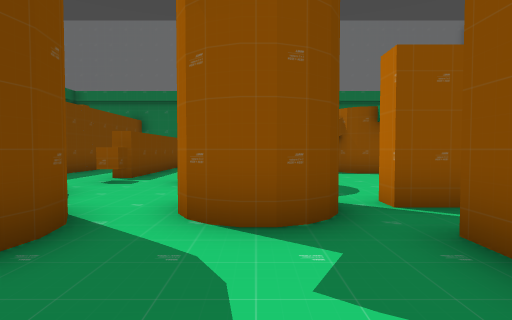
view 1 (above)

24 first-person views from a walk through a level from a Godot 3-D game. The camera is 1.5 m above the floor, tilts 2° down and sees 80° across. The floor is counted in squares, 2 m on a side. Each view is taken from the middle of a square. On the plan, view 1 faces up. The plan holds only what a view shows up to about 10 squares ahead; the rest is blank. Some surface patterns are stand-ins.

view 2
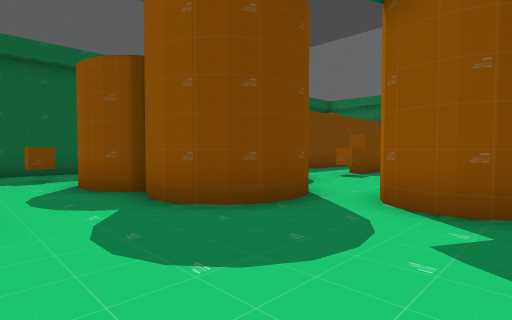

view 3
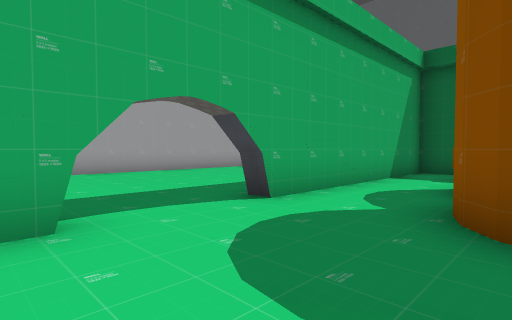

view 4
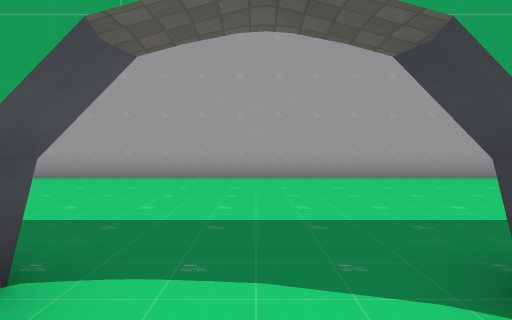

view 5
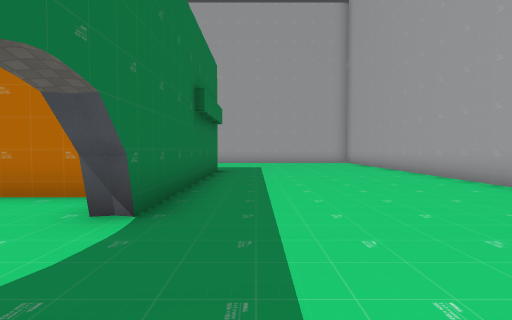

view 6
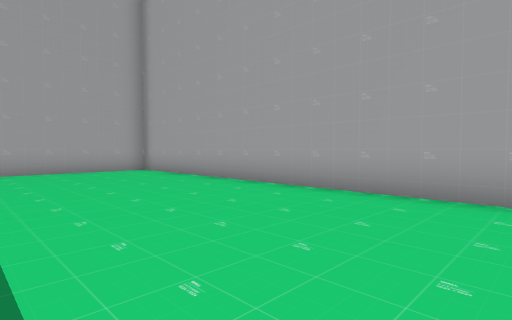

view 7
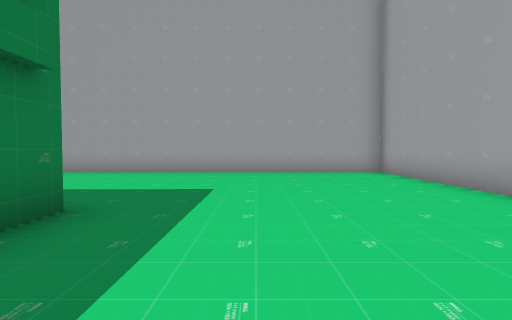

view 8
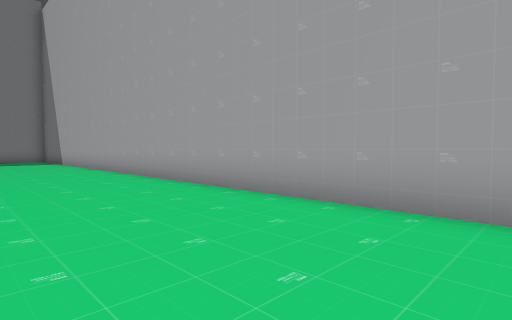

view 9
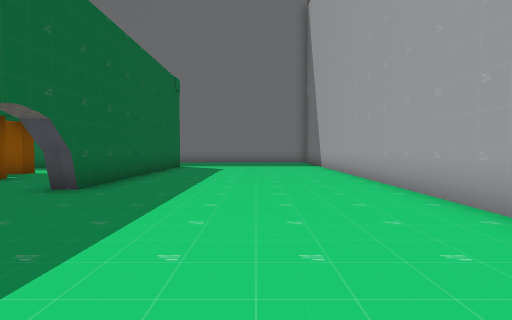

view 10
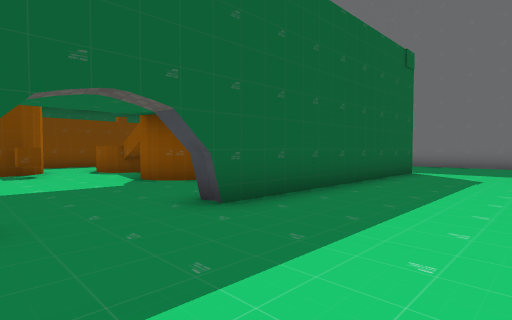

view 11
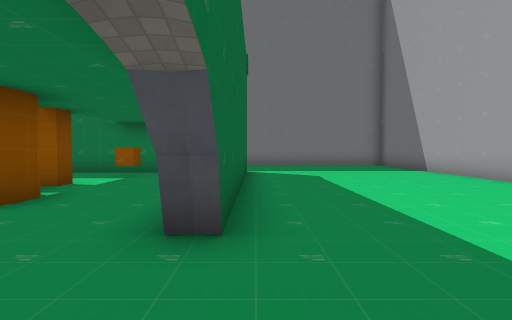

view 12
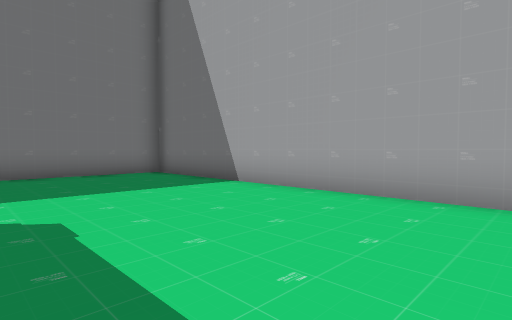

view 13
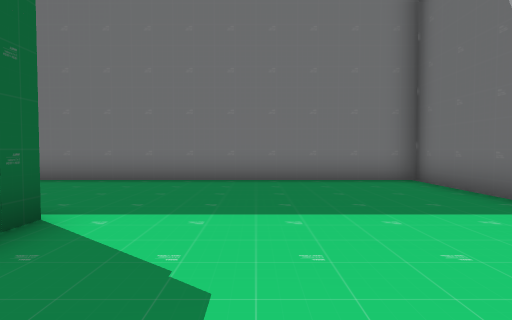

view 14
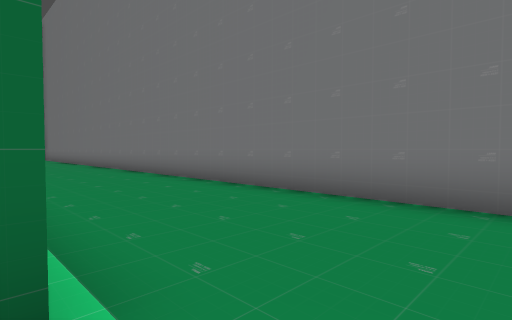

view 15
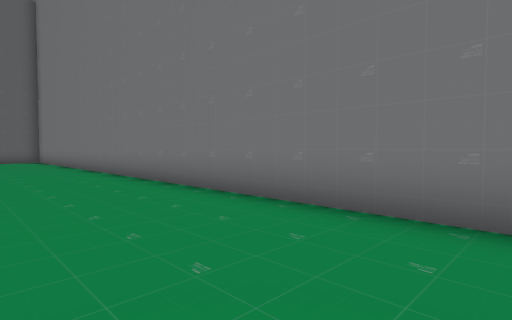

view 16
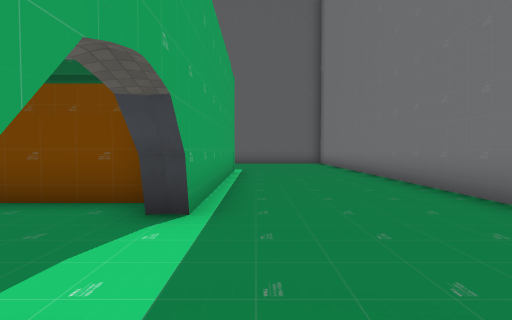

view 17
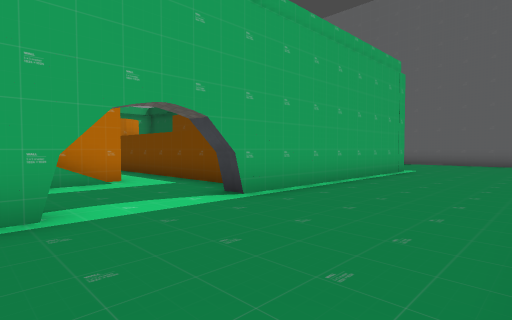

view 18
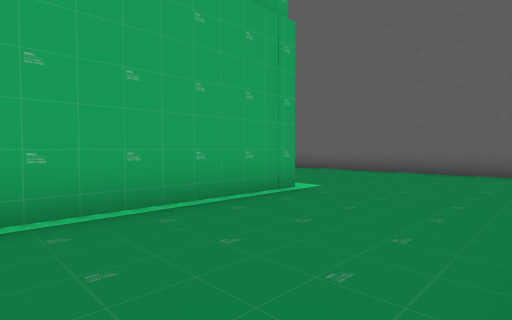

view 19
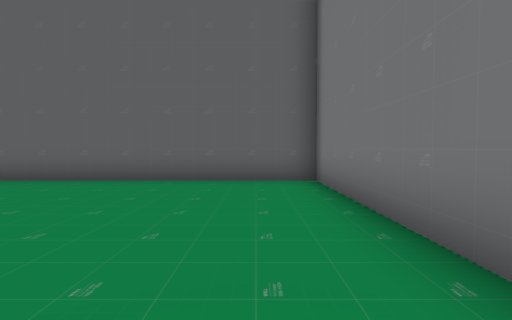

view 20
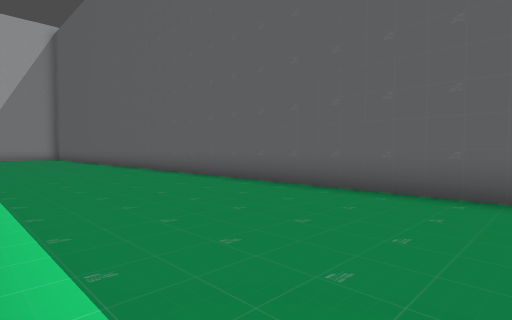

view 21
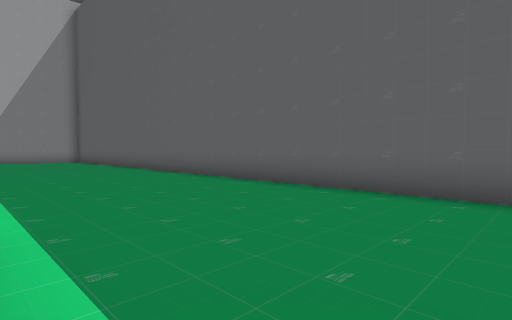

view 22
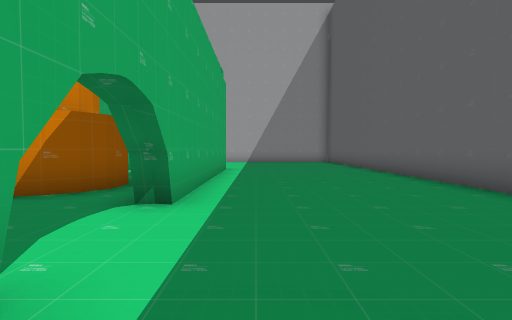

view 23
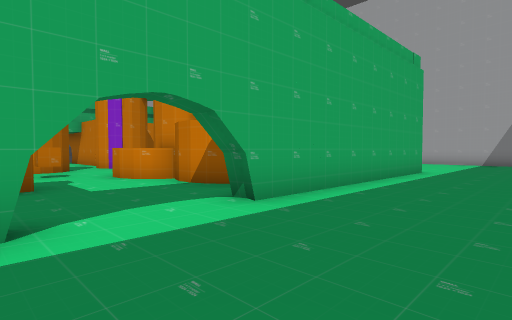

view 24
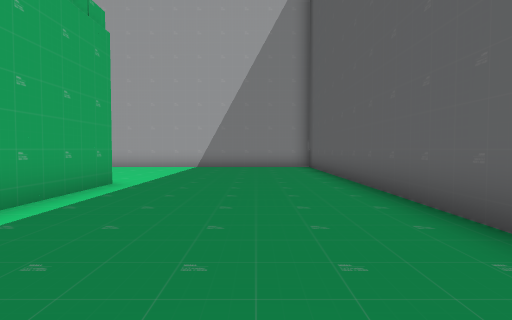

### Floor plan
Ten units are one square. View 1 is at (0, 0); x grows to the right and y downward. Boxes are objects, and circles mark ways between rooms. Rooms are numbered by the first view taken in them; rooms with no view inside come last. Other rooms are left out.
<svg viewBox="-158 -209 302 295">
<path fill="none" stroke="#000" d="M-19 -21 -22 -16M-19 -30 -18 -26 -19 -18 -25 -13 -30 -12 -35 -12 -41 -14 -47 -9 -52 -7 -58 -7M0 17 2 11 7 11M4 -29 -1 -29M18 4 18 -26M7 -31 0 -29 -6 -31 -10 -36M10 -36 8 -33 5 -30M-94 -18 -94 11 -21 11M28 -39 18 -39M0 -78 2 -74 3 -70M12 -99 8 -95M20 -99 11 -99 9 -96 4 -94M47 -106 46 -99 40 -94 35 -94 30 -96 27 -101M-66 -51 -60 -49 -57 -54 -52 -59M44 -111 46 -107 47 -104M-19 -127 -5 -127M40 -128 40 -122M-82 -32 -83 -38 -82 -43 -79 -47 -76 -50 -71 -52 -65 -52M-33 -155 -33 -125M0 -162 8 -162M49 -157 21 -157M77 17 0 17M-99 18 -99 -61 -92 -62M77 -162 77 -82M-99 -162 -21 -162M-74 81 139 81 139 -204 -153 -204 -153 50"/>
<rect x="-85" y="-5" width="10" height="10" fill="#bbb"><title>other object</title></rect>
<rect x="5" y="-75" width="10" height="10" fill="#bbb"><title>other object</title></rect>
<rect x="35" y="-145" width="10" height="10" fill="#bbb"><title>other object</title></rect>
<circle cx="-15" cy="20" r="3" fill="#2a7"/>
<text x="-30" y="0">1</text>
<text x="0" y="-60">2</text>
</svg>
Room 1 opens to room 2.

Where each view was taken, in squares from view 1:
view 1: 0 up, 0 right, facing up
view 2: 1 down, 1 right, facing up-left
view 3: 2 up, 1 right, facing down-left
view 4: 0 up, 1 left, facing down
view 5: 3 down, 3 left, facing right
view 6: 3 down, 3 right, facing down-right
view 7: 4 down, 4 right, facing right
view 8: 1 down, 10 right, facing up-right
view 9: 3 up, 11 right, facing up
view 10: 6 up, 11 right, facing up-left
view 11: 6 up, 8 right, facing up
view 12: 11 up, 9 right, facing up-right
view 13: 13 up, 10 right, facing up
view 14: 16 up, 9 right, facing up-left
view 15: 17 up, 5 right, facing up-left
view 16: 17 up, 1 right, facing left
view 17: 20 up, 1 right, facing down-left
view 18: 20 up, 5 left, facing down-left
view 19: 19 up, 8 left, facing left
view 20: 17 up, 10 left, facing down-left
view 21: 12 up, 10 left, facing down-left
view 22: 10 up, 11 left, facing down
view 23: 9 up, 13 left, facing down-right
view 24: 5 up, 13 left, facing down
